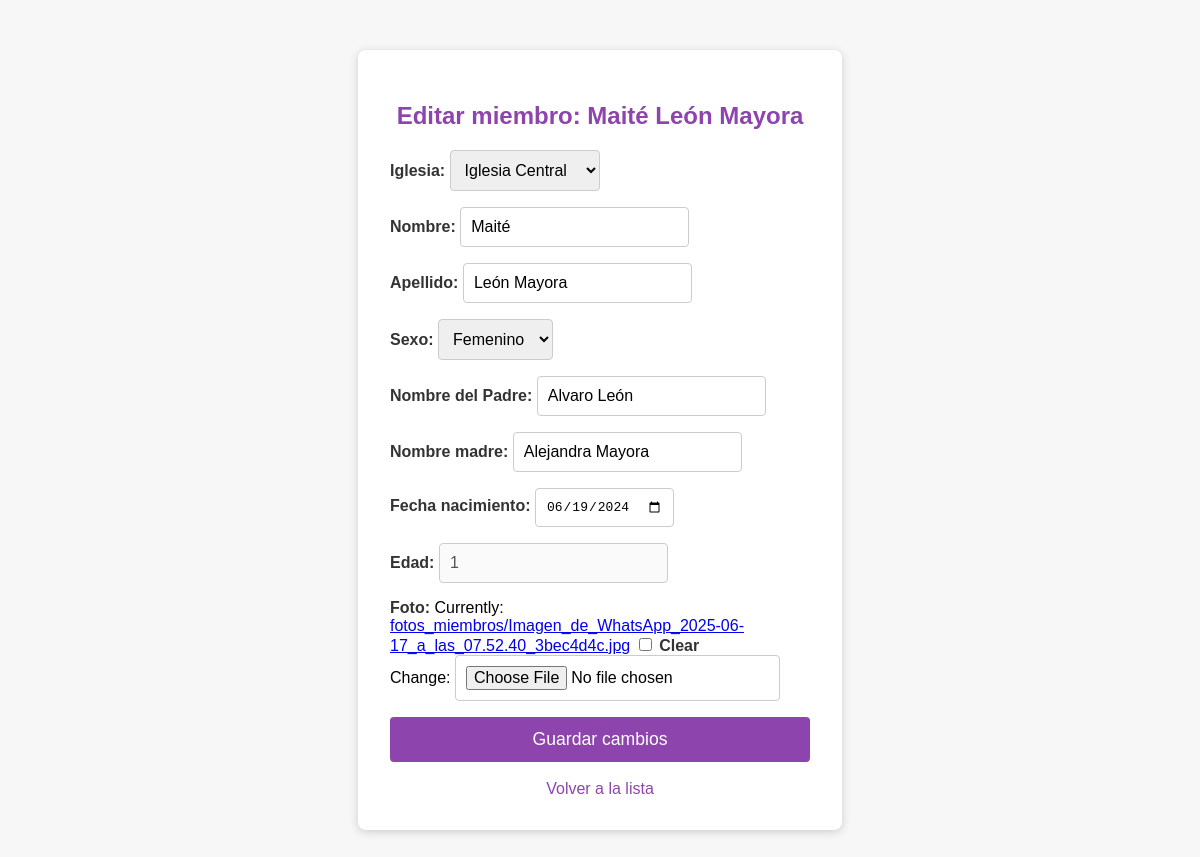
Page /miembros/editar/2/ on the committed database.
### miembros/models.py (models this page shows)
class Miembro(models.Model):
    IGLESIA_CHOICES = [
        ('Central', 'Iglesia Central'),
        ('Tekera', 'Filial La Tekera'),
        ('Pital', 'Filial El Pital'),
        ('Sauce', 'Filial El Sauce'),
    ]
    ESTADO_CIVIL_CHOICES = [
        ('Casado', 'Casado'),
        ('Acompañado', 'Acompañado'),
        ('Viudo', 'Viudo'),
    ]
    iglesia = models.CharField(max_length=20, choices=IGLESIA_CHOICES, default='Central')
    nombre = models.CharField(max_length=100)
    apellido = models.CharField(max_length=100)
    estado_civil = models.CharField(max_length=20, choices=ESTADO_CIVIL_CHOICES, blank=True, null=True)
    nombre_conyugue = models.CharField(max_length=100, blank=True, null=True)
    cantidad_hijos = models.PositiveIntegerField(blank=True, null=True)
    nombres_hijos = models.TextField(blank=True, null=True)
    sexo = models.CharField(max_length=10, choices=[('M', 'Masculino'), ('F', 'Femenino')], default='M')
    nombre_padre = models.CharField(max_length=100, blank=True, null=True)
    nombre_madre = models.CharField(max_length=100, blank=True, null=True)
    fecha_nacimiento = models.DateField(blank=True, null=True)
    direccion = models.TextField(blank=True, null=True)
    telefono = models.CharField(max_length=20, blank=True, null=True)
    email = models.EmailField(blank=True, null=True)
    cargo = models.CharField(max_length=100, blank=True, null=True)
    otros_cargos = models.CharField(max_length=200, blank=True, null=True)
    foto = models.ImageField(upload_to='fotos_miembros/', null=True, blank=True)

### miembros/views.py (the view)
# urls.py: path('editar/<int:pk>/', editar_miembro, name='editar_miembro'),
def editar_miembro(request, pk):
    miembro = get_object_or_404(Miembro, pk=pk)
    edad = None
    if miembro.fecha_nacimiento:
        from datetime import date
        hoy = date.today()
        edad = hoy.year - miembro.fecha_nacimiento.year - ((hoy.month, hoy.day) < (miembro.fecha_nacimiento.month, miembro.fecha_nacimiento.day))
    if edad is not None and edad < 13:
        FormClass = NinoForm
    elif edad is not None and edad < 18:
        FormClass = JovenForm
    else:
        FormClass = AdultoForm
    if request.method == 'POST':
        form = FormClass(request.POST, request.FILES, instance=miembro)
        if form.is_valid():
            form.save()
            return redirect('lista_miembros', iglesia=miembro.iglesia)
    else:
        form = FormClass(instance=miembro)
    return render(request, 'editar_miembro.html', {'form': form, 'miembro': miembro})

### miembros/forms.py (called while the page is built)
    def calcular_edad(self, fecha):
        if not fecha:
            return ''
        if isinstance(fecha, str):
            try:
                fecha = date.fromisoformat(fecha)
            except Exception:
                return ''
        hoy = date.today()
        return hoy.year - fecha.year - ((hoy.month, hoy.day) < (fecha.month, fecha.day))

### miembros/templates/editar_miembro.html (shortened to what this page needs)
<!DOCTYPE html>
<html lang="es">
<head>
</head>
<body>
    <div class="form-container">
        <h2>Editar miembro: {{ miembro.nombre }} {{ miembro.apellido }}</h2>
        <form method="post" enctype="multipart/form-data">
            {% for field in form %}
                <div>
                    {{ field.label_tag }}
                    {{ field }}
                </div>
            {% endfor %}
            <button type="submit">Guardar cambios</button>
        </form>
        <a class="back-link" href="/miembros/lista/{{ miembro.iglesia }}/">Volver a la lista</a>
    </div>
</body>
</html>

### miembros/templates/editar_miembro.html (style rules this page uses)
body { background: #f7f7f7; font-family: Arial, sans-serif; }
.form-container { max-width: 420px; margin: 50px auto; background: #fff; border-radius: 8px; box-shadow: 0 2px 8px #ccc; padding: 32px; }
h2 { color: #8e44ad; text-align: center; }
form { display: flex; flex-direction: column; gap: 16px; }
label { font-weight: bold; color: #333; margin-bottom: 4px; }
input, select, textarea { padding: 10px; border: 1px solid #ccc; border-radius: 4px; font-size: 1em; }
button { background: #8e44ad; color: #fff; border: none; padding: 12px; border-radius: 4px; font-size: 1.1em; cursor: pointer; transition: background 0.2s; }
.back-link { display: block; margin-top: 18px; text-align: center; color: #8e44ad; text-decoration: none; }

### rows in the picture
Miembro: nombre "Maité", apellido "León Mayora", form "Iglesia Central" "Maité" "León Mayora" "Femenino" "Alvaro León" "Alejandra Mayora" "06/19/2024"

### other values in the picture
{{ field.label_tag }} "Iglesia:" "Nombre:" "Apellido:" "Sexo:" "Nombre del Padre:" "Nombre madre:" "Fecha nacimiento:" "Edad:" "Foto:"
